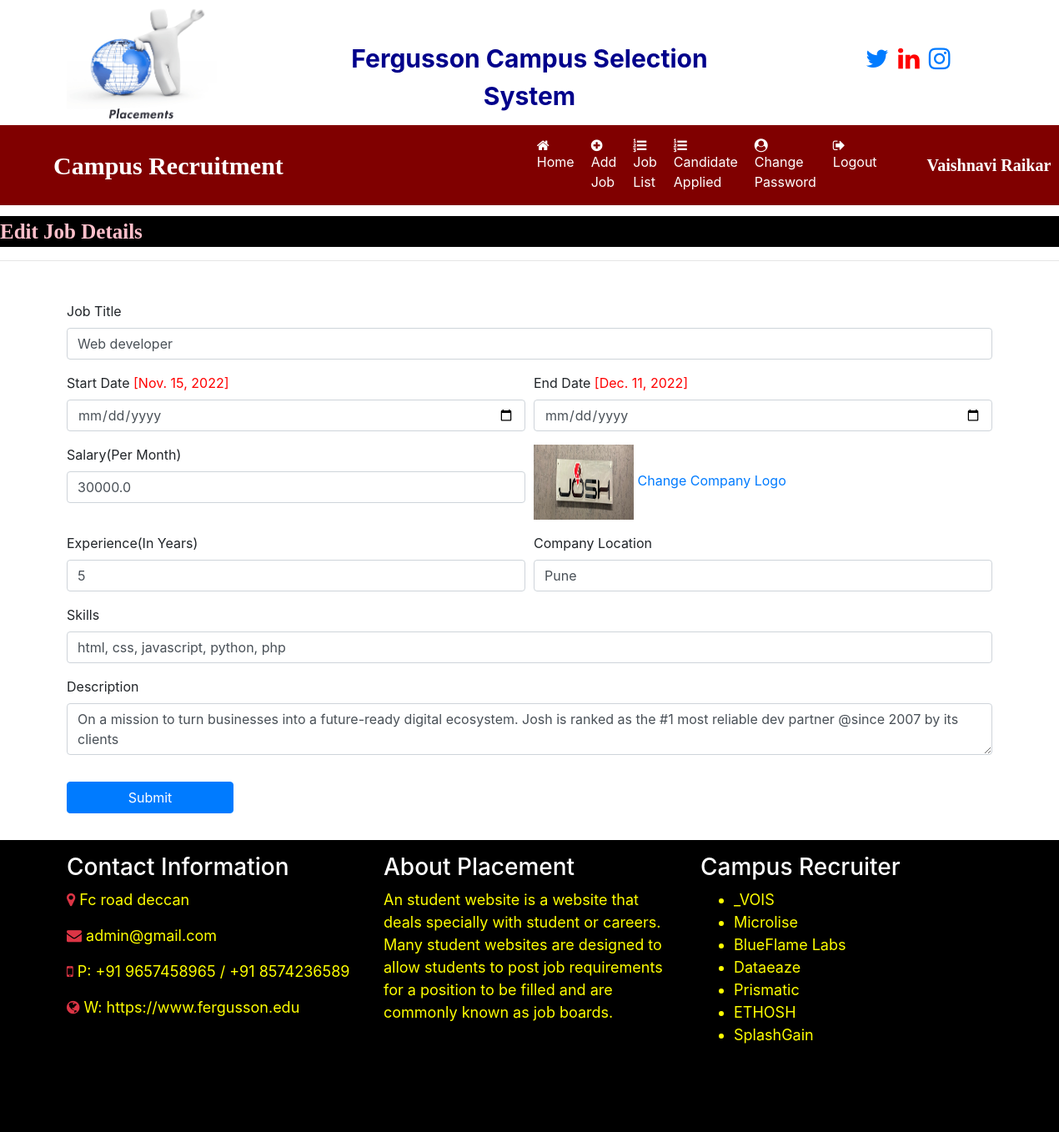
The app's page /edit_jobdetail/9 (signed in) with its own data.
### job/models.py (models this page shows, shortened)
class Job(models.Model):
    recruiter = models.ForeignKey(Recruiter,on_delete=models.CASCADE)
    start_date = models.DateField()
    end_date = models.DateField()
    title = models.CharField(max_length=100)
    salary= models.FloatField(max_length=20)
    image = models.FileField()
    description = models.CharField(max_length=300)
    experience = models.CharField(max_length=50)
    location = models.CharField(max_length=100)
    skills = models.CharField(max_length=100)
    creationdate = models.DateField()

### job/views.py (the view, shortened to what this page needs)
# urls.py: path('edit_jobdetail/<int:pid>',edit_jobdetail,name="edit_jobdetail"),
def edit_jobdetail(request,pid):
    if not request.user.is_authenticated:
        return redirect('recruiter_login')
    error=""
    job = Job.objects.get(id=pid)
    d = {'error': error,'job': job}
    return render(request,'edit_jobdetail.html',d)

### job/templates/edit_jobdetail.html (shortened to what this page needs)
{% load static %}
{% block body %}
{% include 'recruiter_navigation.html' %}
<marquee style = "font-family : 'Monotype Corsiva' ; font-size : 25px ; color : pink ; background-color : black ; font-weight : bold ; margin-top:1%">
    Edit Job Details
</marquee>
<hr>
<form class="container mt-5" method="post" enctype="multipart/form-data">
    <div class="form-row">
       <div class="form-group col-md-12">
           <label>Job Title</label>
           <input type="text" class="form-control" name="jobtitle" value="{{job.title}}" required>
       </div>
    </div>
    <div class="form-row">
       <div class="form-group col-md-6">
           <label>Start Date</label> <span style="color:red">[{{job.start_date}}]</span>
           <input type="date" class="form-control" name="startdate">
       </div>
        <div class="form-group col-md-6">
           <label>End Date</label> <span style="color:red">[{{job.end_date}}]</span>
           <input type="date" class="form-control" name="enddate">
       </div>
    </div>
    <div class="form-row">
       <div class="form-group col-md-6">
           <label>Salary(Per Month)</label>
           <input type="text" class="form-control" name="salary"  value="{{job.salary}}" required>
       </div>
        <div class="form-group col-md-6">
          <img src="{{job.image.url}}" width="120" height="90"> <a href="{% url 'change_companylogo' job.id %}">Change Company Logo</a>
       </div>
    </div>
    <div class="form-row">
       <div class="form-group col-md-6">
           <label>Experience(In Years)</label>
           <input type="text" class="form-control" name="experience" value="{{job.experience}}" required>
       </div>
<div class="form-group col-md-6">
           <label>Company Location</label>
           <input type="text" class="form-control" name="location" value="{{job.location}}" required>
       </div>
    </div>
    <div class="form-row">
       <div class="form-group col-md-12">
           <label>Skills</label>
           <input type="text" class="form-control" name="skills" placeholder="Skills Required" value="{{job.skills}}" required>
       </div>
    </div>
<div class="form-row">
       <div class="form-group col-md-12">
           <label>Description</label>
           <textarea class="form-control" name="description"  required>{{job.description}}</textarea>
       </div>
    </div>
<input type="submit" value="Submit" class="btn btn-primary my-3" style="width:200px">
</form>
{% include 'footer.html' %}
{% endblock %}

### job/templates/recruiter_navigation.html (shortened to what this page needs)
<html>
<head>
    {% load static %}
  <link rel="stylesheet" href="https://maxcdn.bootstrapcdn.com/bootstrap/4.5.2/css/bootstrap.min.css">
<link rel="stylesheet" href="https://cdnjs.cloudflare.com/ajax/libs/font-awesome/4.7.0/css/font-awesome.min.css">
</head>
<body>
<div class="container">
    <div class="row">
        <div class="col-sm-3">
            <img src="{% static 'images/icon.jpg' %}" style="width:180px; height:150px">
        </div>
        <div class="col-sm-6 mt-5 text-center">
            <span style ="font-weight : bold ; font-size : 30px">
                <span style = "color : darkblue">Fergusson</span>
				<span style = "color : darkblue">Campus</span>
				<span style = "color : darkblue">Selection</span>
                <span style = "color : darkblue" >System</span>
            </span>
        </div>
        <div class="col-sm-3 mt-5" style = "padding-left : 10%">
<span style="font-weight:bold ; font-size : 30px">
   <a href="https://twitter.com/FergussonPune">
  <span><i class="fa fa-twitter pl-1"  ></i></span>
  </a>
  <a href="https://in.linkedin.com/school/fergusson-college">
    <span><i class="fa fa-linkedin pl-1" style="color:red"></i></span>
</a>
 <a href="https://www.instagram.com/explore/locations/238694665
">
    <span><i class="fa fa-instagram pl-1"></i></span>
	</a>
</span>
        </div>
    </div>
</div>
<nav class="navbar navbar-expand-sm" style="background-color : maroon">
    <a class="navbar-brand text-white pl-5 font-weight-bold" style="font-family:'Monotype Corsiva'; font-size:30px">Campus Recruitment</a>
<ul class="navbar-nav">
    <li class="nav-item">
        <a class="nav-link" href="{% url 'recruiter_home' %}" style="margin-left:280px"><i class="fa fa-home mr-1"></i> Home</a>
    </li>
    <li class="nav-item">
        <a class="nav-link" href="{% url 'add_job' %}" ><i class="fa fa-plus-circle mr-1"></i> Add Job</a>
    </li>
    <li class="nav-item">
        <a class="nav-link" href="{% url 'job_list' %}" ><i class="fa fa-list-ol mr-1"></i> Job List</a>
    </li>
    <li class="nav-item">
        <a class="nav-link" href="{% url 'applied_candidatelist' %}" ><i class="fa fa-list-ol mr-1"></i> Candidate Applied</a>
    </li>
    <li class="nav-item">
        <a class="nav-link" href="{% url 'change_passwordrecruiter' %}" ><i class="fa fa-user-circle mr-1"></i>Change Password</a>
    </li>
    <li class="nav-item">
        <a class="nav-link" href="{% url 'Logout' %}" ><i class="fa fa-sign-out mr-1"></i>Logout</a>
    </li>
</ul>
    <a class="navbar-brand text-white pl-5 font-weight-bold" style="font-family:'Monotype Corsiva'; font-size:20px">{{request.user.first_name}} {{request.user.last_name}}</a>
</nav>
</body>
</html>

### job/templates/recruiter_navigation.html (style rules this page uses)
.nav-link { color : white !important ; margin-right : 4px; }

### records on screen
Job: jobtitle "Web developer", start_date "Nov. 15, 2022", end_date "Dec. 11, 2022", salary "30000.0", image (picture), experience "5", location "Pune", skills "html, css, javascript, python, php", description "On a mission to turn businesses into a future-ready digital ecosystem. Josh is ranked as the #1 most reliable dev partner @since 2007 by its clients"

### other values on screen
{{ request.user.first_name }} "Vaishnavi"
{{ request.user.last_name }} "Raikar"
